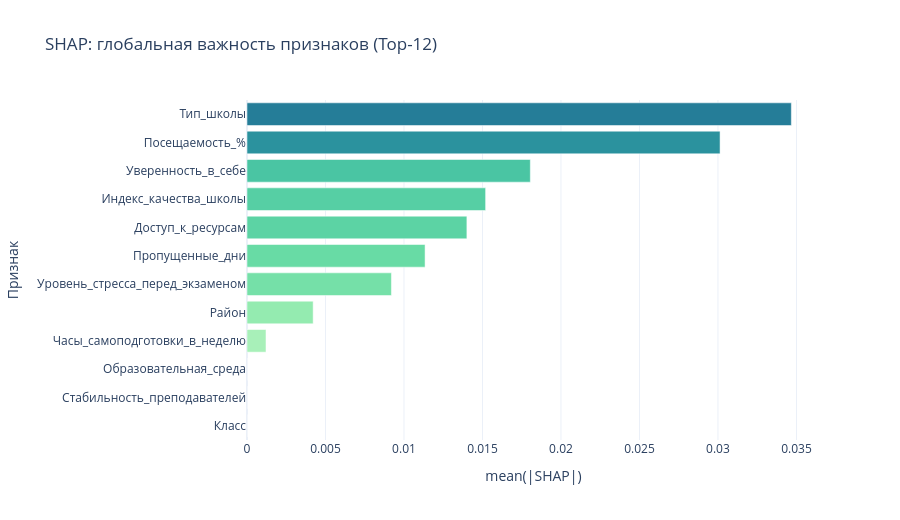
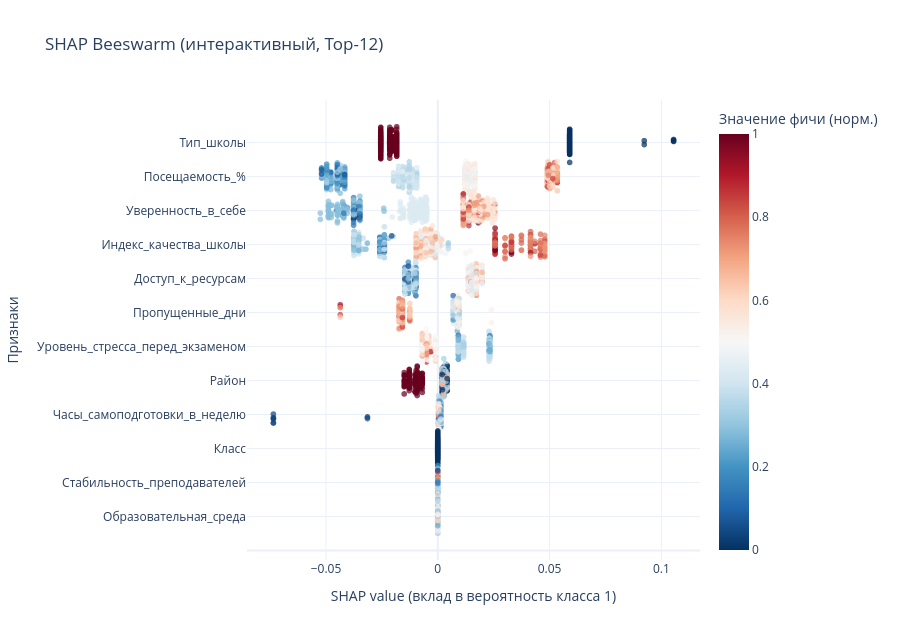
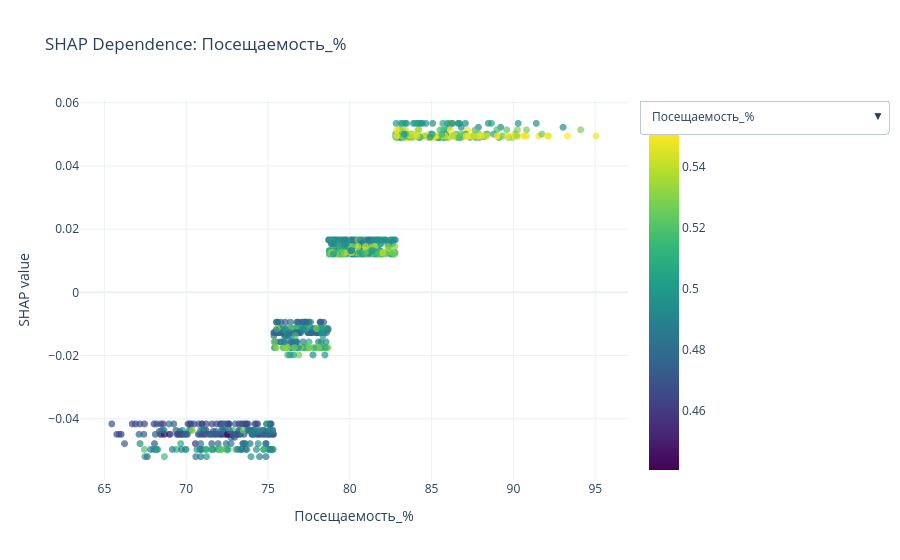

Notebook code for these charts, in order:
### Markdown cell above
## SHAP-анализ (интерактивный Plotly)
Ниже интерактивные визуализации вклада признаков для финальной модели CatBoost на обучающей выборке.

### Code cell
# SHAP values для CatBoost + интерактивные графики Plotly
from plotly.subplots import make_subplots

# 1) SHAP матрица: (n_samples, n_features + 1), последний столбец — expected value
shap_raw = final_model.get_feature_importance(train_pool, type='ShapValues')
shap_values = shap_raw[:, :-1]
expected_value = shap_raw[:, -1]

feature_names = X_train.columns.tolist()
shap_df = pd.DataFrame(shap_values, columns=feature_names, index=X_train.index)

# 2) Глобальная важность (mean |SHAP|)
global_shap = shap_df.abs().mean().sort_values(ascending=False)
top_n = min(12, len(global_shap))
top_features = global_shap.head(top_n).index.tolist()

fig_shap_bar = px.bar(
    global_shap.head(top_n).sort_values(),
    orientation='h',
    labels={'value': 'mean(|SHAP|)', 'index': 'Признак'},
    title='SHAP: глобальная важность признаков (Top-12)',
    color=global_shap.head(top_n).sort_values().values,
    color_continuous_scale='Tealgrn'
)
fig_shap_bar.update_layout(template='plotly_white', coloraxis_showscale=False, height=520)
fig_shap_bar.show()

# 3) Beeswarm-style интерактивный scatter (Top features)
rng = np.random.default_rng(RANDOM_STATE)
sample_size = min(1500, len(X_train))
sample_pos = rng.choice(np.arange(len(X_train)), size=sample_size, replace=False)
Xv = X_train.reset_index(drop=True).iloc[sample_pos].copy()
Sv = shap_df.reset_index(drop=True).iloc[sample_pos].copy()

rows = []
for rank, feat in enumerate(top_features, start=1):
    feat_vals = Xv[feat]
    shap_vals = Sv[feat].values

    if pd.api.types.is_numeric_dtype(feat_vals):
        v = feat_vals.astype(float).values
        vmin, vmax = np.nanmin(v), np.nanmax(v)
        color_norm = (v - vmin) / (vmax - vmin + 1e-9)
        feat_display = feat_vals.round(4).astype(str).values
    else:
        cat_codes = pd.Categorical(feat_vals).codes.astype(float)
        cmax = max(cat_codes.max(), 1.0)
        color_norm = cat_codes / cmax
        feat_display = feat_vals.astype(str).values

    y_base = top_n - rank + 1
    y_jitter = y_base + rng.normal(0, 0.16, size=len(shap_vals))

    rows.append(pd.DataFrame({
        'feature': feat,
        'feature_value': feat_display,
        'shap_value': shap_vals,
        'y': y_jitter,
        'color_norm': color_norm,
    }))

beeswarm_df = pd.concat(rows, ignore_index=True)

fig_bee = go.Figure(
    go.Scattergl(
        x=beeswarm_df['shap_value'],
        y=beeswarm_df['y'],
        mode='markers',
        marker=dict(
            size=6,
            color=beeswarm_df['color_norm'],
            colorscale='RdBu_r',
            cmin=0,
            cmax=1,
            opacity=0.72,
            colorbar=dict(title='Значение фичи (норм.)')
        ),
        customdata=np.stack([beeswarm_df['feature'], beeswarm_df['feature_value']], axis=1),
        hovertemplate='Признак: %{customdata[0]}<br>SHAP: %{x:.4f}<br>Значение: %{customdata[1]}<extra></extra>'
    )
)

fig_bee.update_layout(
    title='SHAP Beeswarm (интерактивный, Top-12)',
    template='plotly_white',
    height=640,
    xaxis_title='SHAP value (вклад в вероятность класса 1)',
    yaxis=dict(
        title='Признаки',
        tickmode='array',
        tickvals=list(range(1, top_n + 1)),
        ticktext=top_features[::-1]
    )
)
fig_bee.show()

# 4) Dependence plot с dropdown (числовые фичи)
train_proba_for_shap = final_model.predict_proba(train_pool)[:, 1]
numeric_top = [f for f in top_features if pd.api.types.is_numeric_dtype(X_train[f])][:8]
if numeric_top:
    fig_dep = go.Figure()

    for i, feat in enumerate(numeric_top):
        fig_dep.add_trace(
            go.Scattergl(
                x=X_train[feat],
                y=shap_df[feat],
                mode='markers',
                marker=dict(
                    size=7,
                    color=train_proba_for_shap,
                    colorscale='Viridis',
                    opacity=0.7,
                    colorbar=dict(title='P(class=1)') if i == 0 else None,
                    showscale=True if i == 0 else False
                ),
                name=feat,
                visible=(i == 0),
                hovertemplate=f'Признак: {feat}<br>Значение: %{{x}}<br>SHAP: %{{y:.4f}}<br>P(1): %{{marker.color:.3f}}<extra></extra>'
            )
        )

    buttons = []
    for i, feat in enumerate(numeric_top):
        vis = [False] * len(numeric_top)
        vis[i] = True
        buttons.append(dict(
            label=feat,
            method='update',
            args=[
                {'visible': vis},
                {'title': f'SHAP Dependence: {feat}', 'xaxis': {'title': feat}}
            ]
        ))

    fig_dep.update_layout(
        template='plotly_white',
        height=560,
        title=f'SHAP Dependence: {numeric_top[0]}',
        xaxis_title=numeric_top[0],
        yaxis_title='SHAP value',
        updatemenus=[dict(buttons=buttons, direction='down', x=1.02, y=1.0, xanchor='left', yanchor='top')]
    )
    fig_dep.show()
else:
    print('Для dependence plot не найдено числовых фич в Top-важных признаках.')

# 5) Таблица Top SHAP для отчета
display(global_shap.head(20).to_frame('mean_abs_shap').round(6))
print('SHAP expected value (mean):', float(np.mean(expected_value)))

### Figure 1 — Plotly figure (JSON) as saved in the notebook; plotly's stock layout.template omitted (floating-point values rounded to 4 significant figures)
{"data": [{"hovertemplate": "mean(|SHAP|)=%{x}<br>Признак=%{y}<br>color=%{marker.color}<extra></extra>", "legendgroup": "", "marker": {"color": [0.0, 0.0, 0.0, 0.001209, 0.004215, 0.009199, 0.01134, 0.01401, 0.0152, 0.01805, 0.03013, 0.03467], "coloraxis": "coloraxis", "pattern": {"shape": ""}}, "name": "", "orientation": "h", "showlegend": false, "textposition": "auto", "type": "bar", "x": [0.0, 0.0, 0.0, 0.001209, 0.004215, 0.009199, 0.01134, 0.01401, 0.0152, 0.01805, 0.03013, 0.03467], "xaxis": "x", "y": ["Класс", "Стабильность_преподавателей", "Образовательная_среда", "Часы_самоподготовки_в_неделю", "Район", "Уровень_стресса_перед_экзаменом", "Пропущенные_дни", "Доступ_к_ресурсам", "Индекс_качества_школы", "Уверенность_в_себе", "Посещаемость_%", "Тип_школы"], "yaxis": "y"}], "layout": {"barmode": "relative", "coloraxis": {"colorbar": {"title": {"text": "color"}}, "colorscale": [[0, "rgb(176, 242, 188)"], [0.1667, "rgb(137, 232, 172)"], [0.3333, "rgb(103, 219, 165)"], [0.5, "rgb(76, 200, 163)"], [0.6667, "rgb(56, 178, 163)"], [0.8333, "rgb(44, 152, 160)"], [1, "rgb(37, 125, 152)"]], "showscale": false}, "height": 520, "legend": {"tracegroupgap": 0}, "title": {"text": "SHAP: глобальная важность признаков (Top-12)"}, "xaxis": {"anchor": "y", "domain": [0, 1], "title": {"text": "mean(|SHAP|)"}}, "yaxis": {"anchor": "x", "domain": [0, 1], "title": {"text": "Признак"}}}}

### Figure 2 — Plotly figure (JSON) as saved in the notebook; plotly's stock layout.template omitted (floating-point values rounded to 4 significant figures; data arrays with more than 128 entries replaced by an {"elided": "..."} marker saying what was removed)
{"data": [{"customdata": {"elided": "10980x2 str values"}, "hovertemplate": "Признак: %{customdata[0]}<br>SHAP: %{x:.4f}<br>Значение: %{customdata[1]}<extra></extra>", "marker": {"cmax": 1, "cmin": 0, "color": {"elided": "10980 float values"}, "colorbar": {"title": {"text": "Значение фичи (норм.)"}}, "colorscale": [[0, "rgb(5,48,97)"], [0.1, "rgb(33,102,172)"], [0.2, "rgb(67,147,195)"], [0.3, "rgb(146,197,222)"], [0.4, "rgb(209,229,240)"], [0.5, "rgb(247,247,247)"], [0.6, "rgb(253,219,199)"], [0.7, "rgb(244,165,130)"], [0.8, "rgb(214,96,77)"], [0.9, "rgb(178,24,43)"], [1, "rgb(103,0,31)"]], "opacity": 0.72, "size": 6}, "mode": "markers", "type": "scattergl", "x": {"elided": "10980 float values"}, "y": {"elided": "10980 float values"}}], "layout": {"height": 640, "title": {"text": "SHAP Beeswarm (интерактивный, Top-12)"}, "xaxis": {"title": {"text": "SHAP value (вклад в вероятность класса 1)"}}, "yaxis": {"tickmode": "array", "ticktext": ["Образовательная_среда", "Стабильность_преподавателей", "Класс", "Часы_самоподготовки_в_неделю", "Район", "Уровень_стресса_перед_экзаменом", "Пропущенные_дни", "Доступ_к_ресурсам", "Индекс_качества_школы", "Уверенность_в_себе", "Посещаемость_%", "Тип_школы"], "tickvals": [1, 2, 3, 4, 5, 6, 7, 8, 9, 10, 11, 12], "title": {"text": "Признаки"}}}}

### Figure 3 — Plotly figure (JSON) as saved in the notebook; plotly's stock layout.template omitted (floating-point values rounded to 4 significant figures; data arrays with more than 128 entries replaced by an {"elided": "..."} marker saying what was removed)
{"data": [{"hovertemplate": "Признак: Посещаемость_%<br>Значение: %{x}<br>SHAP: %{y:.4f}<br>P(1): %{marker.color:.3f}<extra></extra>", "marker": {"color": {"elided": "915 float values"}, "colorbar": {"title": {"text": "P(class=1)"}}, "colorscale": [[0, "#440154"], [0.1111, "#482878"], [0.2222, "#3e4989"], [0.3333, "#31688e"], [0.4444, "#26828e"], [0.5556, "#1f9e89"], [0.6667, "#35b779"], [0.7778, "#6ece58"], [0.8889, "#b5de2b"], [1, "#fde725"]], "opacity": 0.7, "showscale": true, "size": 7}, "mode": "markers", "name": "Посещаемость_%", "type": "scattergl", "visible": true, "x": {"elided": "915 float values"}, "y": {"elided": "915 float values"}}, {"hovertemplate": "Признак: Уверенность_в_себе<br>Значение: %{x}<br>SHAP: %{y:.4f}<br>P(1): %{marker.color:.3f}<extra></extra>", "marker": {"color": {"elided": "915 float values"}, "colorscale": [[0, "#440154"], [0.1111, "#482878"], [0.2222, "#3e4989"], [0.3333, "#31688e"], [0.4444, "#26828e"], [0.5556, "#1f9e89"], [0.6667, "#35b779"], [0.7778, "#6ece58"], [0.8889, "#b5de2b"], [1, "#fde725"]], "opacity": 0.7, "showscale": false, "size": 7}, "mode": "markers", "name": "Уверенность_в_себе", "type": "scattergl", "visible": false, "x": {"elided": "915 float values"}, "y": {"elided": "915 float values"}}, {"hovertemplate": "Признак: Индекс_качества_школы<br>Значение: %{x}<br>SHAP: %{y:.4f}<br>P(1): %{marker.color:.3f}<extra></extra>", "marker": {"color": {"elided": "915 float values"}, "colorscale": [[0, "#440154"], [0.1111, "#482878"], [0.2222, "#3e4989"], [0.3333, "#31688e"], [0.4444, "#26828e"], [0.5556, "#1f9e89"], [0.6667, "#35b779"], [0.7778, "#6ece58"], [0.8889, "#b5de2b"], [1, "#fde725"]], "opacity": 0.7, "showscale": false, "size": 7}, "mode": "markers", "name": "Индекс_качества_школы", "type": "scattergl", "visible": false, "x": {"elided": "915 float values"}, "y": {"elided": "915 float values"}}, {"hovertemplate": "Признак: Доступ_к_ресурсам<br>Значение: %{x}<br>SHAP: %{y:.4f}<br>P(1): %{marker.color:.3f}<extra></extra>", "marker": {"color": {"elided": "915 float values"}, "colorscale": [[0, "#440154"], [0.1111, "#482878"], [0.2222, "#3e4989"], [0.3333, "#31688e"], [0.4444, "#26828e"], [0.5556, "#1f9e89"], [0.6667, "#35b779"], [0.7778, "#6ece58"], [0.8889, "#b5de2b"], [1, "#fde725"]], "opacity": 0.7, "showscale": false, "size": 7}, "mode": "markers", "name": "Доступ_к_ресурсам", "type": "scattergl", "visible": false, "x": {"elided": "915 float values"}, "y": {"elided": "915 float values"}}, {"hovertemplate": "Признак: Пропущенные_дни<br>Значение: %{x}<br>SHAP: %{y:.4f}<br>P(1): %{marker.color:.3f}<extra></extra>", "marker": {"color": {"elided": "915 float values"}, "colorscale": [[0, "#440154"], [0.1111, "#482878"], [0.2222, "#3e4989"], [0.3333, "#31688e"], [0.4444, "#26828e"], [0.5556, "#1f9e89"], [0.6667, "#35b779"], [0.7778, "#6ece58"], [0.8889, "#b5de2b"], [1, "#fde725"]], "opacity": 0.7, "showscale": false, "size": 7}, "mode": "markers", "name": "Пропущенные_дни", "type": "scattergl", "visible": false, "x": {"elided": "915 int values"}, "y": {"elided": "915 float values"}}, {"hovertemplate": "Признак: Уровень_стресса_перед_экзаменом<br>Значение: %{x}<br>SHAP: %{y:.4f}<br>P(1): %{marker.color:.3f}<extra></extra>", "marker": {"color": {"elided": "915 float values"}, "colorscale": [[0, "#440154"], [0.1111, "#482878"], [0.2222, "#3e4989"], [0.3333, "#31688e"], [0.4444, "#26828e"], [0.5556, "#1f9e89"], [0.6667, "#35b779"], [0.7778, "#6ece58"], [0.8889, "#b5de2b"], [1, "#fde725"]], "opacity": 0.7, "showscale": false, "size": 7}, "mode": "markers", "name": "Уровень_стресса_перед_экзаменом", "type": "scattergl", "visible": false, "x": {"elided": "915 float values"}, "y": {"elided": "915 float values"}}, {"hovertemplate": "Признак: Часы_самоподготовки_в_неделю<br>Значение: %{x}<br>SHAP: %{y:.4f}<br>P(1): %{marker.color:.3f}<extra></extra>", "marker": {"color": {"elided": "915 float values"}, "colorscale": [[0, "#440154"], [0.1111, "#482878"], [0.2222, "#3e4989"], [0.3333, "#31688e"], [0.4444, "#26828e"], [0.5556, "#1f9e89"], [0.6667, "#35b779"], [0.7778, "#6ece58"], [0.8889, "#b5de2b"], [1, "#fde725"]], "opacity": 0.7, "showscale": false, "size": 7}, "mode": "markers", "name": "Часы_самоподготовки_в_неделю", "type": "scattergl", "visible": false, "x": {"elided": "915 int values"}, "y": {"elided": "915 float values"}}, {"hovertemplate": "Признак: Класс<br>Значение: %{x}<br>SHAP: %{y:.4f}<br>P(1): %{marker.color:.3f}<extra></extra>", "marker": {"color": {"elided": "915 float values"}, "colorscale": [[0, "#440154"], [0.1111, "#482878"], [0.2222, "#3e4989"], [0.3333, "#31688e"], [0.4444, "#26828e"], [0.5556, "#1f9e89"], [0.6667, "#35b779"], [0.7778, "#6ece58"], [0.8889, "#b5de2b"], [1, "#fde725"]], "opacity": 0.7, "showscale": false, "size": 7}, "mode": "markers", "name": "Класс", "type": "scattergl", "visible": false, "x": {"elided": "915 int values"}, "y": {"elided": "915 float values"}}], "layout": {"height": 560, "title": {"text": "SHAP Dependence: Посещаемость_%"}, "updatemenus": [{"buttons": [{"args": [{"visible": [true, false, false, false, false, false, false, false]}, {"title": "SHAP Dependence: Посещаемость_%", "xaxis": {"title": "Посещаемость_%"}}], "label": "Посещаемость_%", "method": "update"}, {"args": [{"visible": [false, true, false, false, false, false, false, false]}, {"title": "SHAP Dependence: Уверенность_в_себе", "xaxis": {"title": "Уверенность_в_себе"}}], "label": "Уверенность_в_себе", "method": "update"}, {"args": [{"visible": [false, false, true, false, false, false, false, false]}, {"title": "SHAP Dependence: Индекс_качества_школы", "xaxis": {"title": "Индекс_качества_школы"}}], "label": "Индекс_качества_школы", "method": "update"}, {"args": [{"visible": [false, false, false, true, false, false, false, false]}, {"title": "SHAP Dependence: Доступ_к_ресурсам", "xaxis": {"title": "Доступ_к_ресурсам"}}], "label": "Доступ_к_ресурсам", "method": "update"}, {"args": [{"visible": [false, false, false, false, true, false, false, false]}, {"title": "SHAP Dependence: Пропущенные_дни", "xaxis": {"title": "Пропущенные_дни"}}], "label": "Пропущенные_дни", "method": "update"}, {"args": [{"visible": [false, false, false, false, false, true, false, false]}, {"title": "SHAP Dependence: Уровень_стресса_перед_экзаменом", "xaxis": {"title": "Уровень_стресса_перед_экзаменом"}}], "label": "Уровень_стресса_перед_экзаменом", "method": "update"}, {"args": [{"visible": [false, false, false, false, false, false, true, false]}, {"title": "SHAP Dependence: Часы_самоподготовки_в_неделю", "xaxis": {"title": "Часы_самоподготовки_в_неделю"}}], "label": "Часы_самоподготовки_в_неделю", "method": "update"}, {"args": [{"visible": [false, false, false, false, false, false, false, true]}, {"title": "SHAP Dependence: Класс", "xaxis": {"title": "Класс"}}], "label": "Класс", "method": "update"}], "direction": "down", "x": 1.02, "xanchor": "left", "y": 1, "yanchor": "top"}], "xaxis": {"title": {"text": "Посещаемость_%"}}, "yaxis": {"title": {"text": "SHAP value"}}}}
